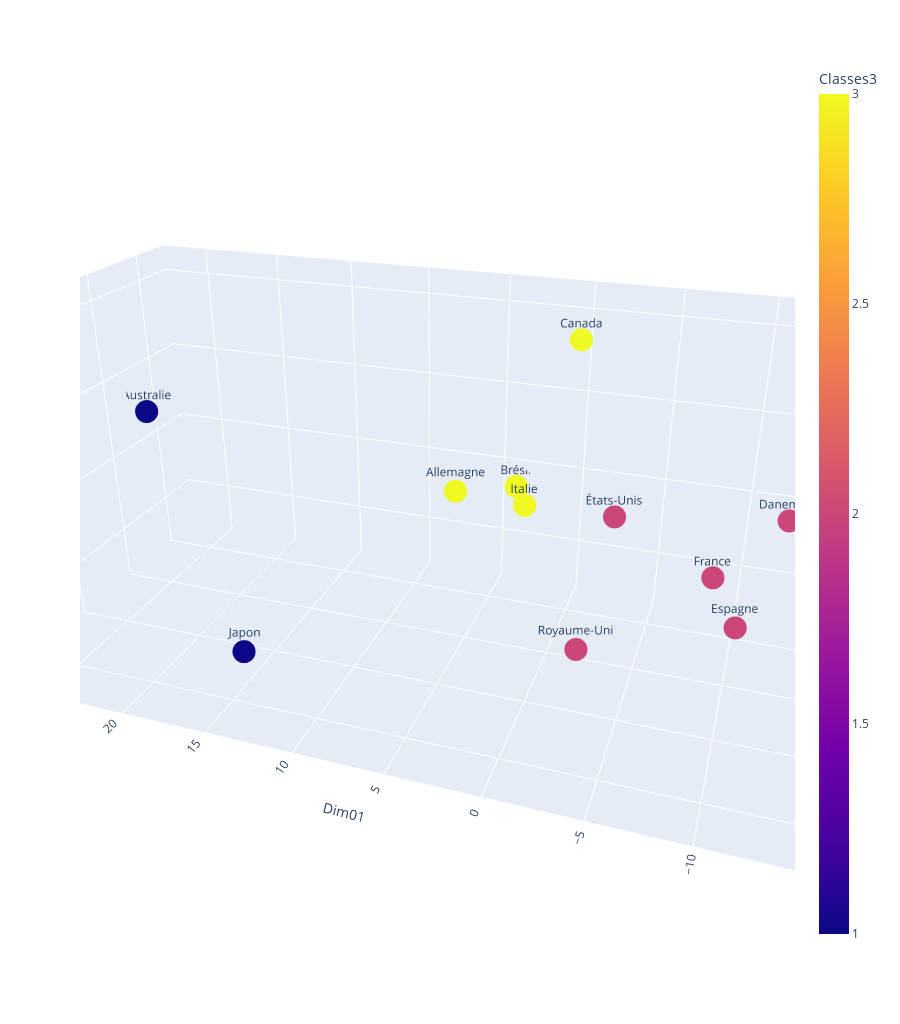

Notebook cell for this chart:
### Code cell
import plotly.express as px
fig = px.scatter_3d(d02.reset_index(), 
                    x='Dim01', 
                    y='Dim02', 
                    z='Dim03',
                    color='Classes3',
                    #size=np.abs(donnees.Eat),
                    #symbol='CD23',
                    text='pays', 
                    width=900,
                    height=1024,
                   )

fig.show()

### Figure 1 — Plotly figure (JSON) as saved in the notebook; plotly's stock layout.template omitted (floating-point values rounded to 4 significant figures)
{"data": [{"hovertemplate": "Dim01=%{x}<br>Dim02=%{y}<br>Dim03=%{z}<br>pays=%{text}<br>Classes3=%{marker.color}<extra></extra>", "legendgroup": "", "marker": {"color": [3, 1, 3, 3, 2, 2, 2, 3, 1, 2, 2, 2], "coloraxis": "coloraxis", "symbol": "circle"}, "mode": "markers+text", "name": "", "scene": "scene", "showlegend": false, "text": ["Allemagne", "Australie", "Brésil", "Canada", "Danemark", "Espagne", "France", "Italie", "Japon", "Royaume-Uni", "Singapour", "États-Unis"], "type": "scatter3d", "x": [6.706, 26.81, 4.073, -1.163, -12.21, -10.28, -8.76, 2.141, 12.63, -1.709, -15.14, -3.099], "y": [-3.256, -2.158, -7.414, 1.145, -5.297, 2.223, 0.03759, -1.971, 12.36, -0.01406, 5.714, -1.371], "z": [-0.4519, 2.481, -1.582, 10.97, -0.274, -3.164, -1.67, -0.06396, -3.202, -7.775, 4.387, 0.3489]}], "layout": {"coloraxis": {"colorbar": {"title": {"text": "Classes3"}}, "colorscale": [[0, "#0d0887"], [0.1111, "#46039f"], [0.2222, "#7201a8"], [0.3333, "#9c179e"], [0.4444, "#bd3786"], [0.5556, "#d8576b"], [0.6667, "#ed7953"], [0.7778, "#fb9f3a"], [0.8889, "#fdca26"], [1, "#f0f921"]]}, "height": 1024, "legend": {"tracegroupgap": 0}, "margin": {"t": 60}, "scene": {"aspectmode": "auto", "aspectratio": {"x": 1.681, "y": 0.7923, "z": 0.7509}, "camera": {"center": {"x": 0, "y": 0, "z": 0}, "eye": {"x": -0.635, "y": 1.84, "z": 0.9472}, "projection": {"type": "perspective"}, "up": {"x": 0, "y": 0, "z": 1}}, "domain": {"x": [0, 1], "y": [0, 1]}, "xaxis": {"title": {"text": "Dim01"}, "type": "linear"}, "yaxis": {"title": {"text": "Dim02"}, "type": "linear"}, "zaxis": {"title": {"text": "Dim03"}, "type": "linear"}}, "width": 900}}
